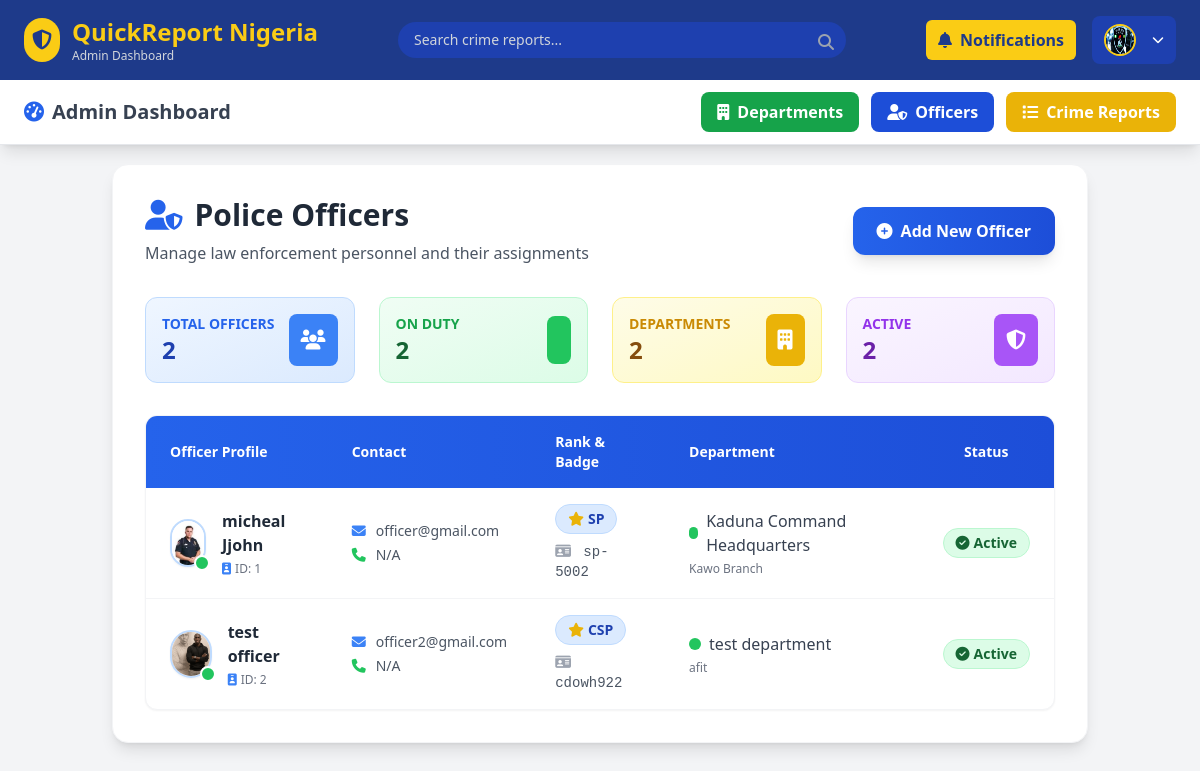
Screenshot of /officer-list (signed in) with the database file from the repository.
### crime_app/models.py (models this page shows, shortened)
class Officer(models.Model):
    RANK_CHOICES = [
        ('ASP', 'Assistant Superintendent of Police'),
        ('DSP', 'Deputy Superintendent of Police'),
        ('SP', 'Superintendent of Police'),
        ('CSP', 'Chief Superintendent of Police'),
        ('ACP', 'Assistant Commissioner of Police'),
        ('DCP', 'Deputy Commissioner of Police'),
        ('CP', 'Commissioner of Police'),
    ]
    user = models.OneToOneField(User, on_delete=models.CASCADE)
    rank = models.CharField(max_length=50, choices=RANK_CHOICES)
    badge_number = models.CharField(max_length=30, unique=True)
    department = models.ForeignKey('Department', on_delete=models.SET_NULL, null=True, blank=True, related_name='officers')
    profile_picture = models.ImageField(upload_to='officers/', blank=True, null=True)
    on_duty = models.BooleanField(default=True)

class User(AbstractUser):
    ROLE_CHOICES = (
        ('admin', 'Super Admin'),
        ('officer', 'Officer'),
        ('citizen', 'Citizen'),
    )
    role = models.CharField(max_length=20, choices=ROLE_CHOICES, default='citizen')
    phone = models.CharField(max_length=20, blank=True, null=True)
    address = models.TextField(blank=True, null=True)
    is_active = models.BooleanField(default=True)

class Department(models.Model):
    name = models.CharField(max_length=100, unique=True)
    location = models.CharField(max_length=150)
    contact_number = models.CharField(max_length=20, blank=True, null=True)
    established_date = models.DateField(blank=True, null=True)
    is_active = models.BooleanField(default=True)
    def __str__(self):
        return f"{self.name} ({'Active' if self.is_active else 'Suspended'})"

### crime_app/views.py (the view)
# urls.py: path('officer-list', views.officer_list, name='officer-list'),
def officer_list(request):
    if not request.user.is_authenticated or (not request.user.is_superuser and getattr(request.user, 'role', None) != 'admin'):
        messages.error(request, "Access denied. Admin privileges required.")
        return redirect('my-login')
    if request.method == 'POST':
        form = OfficerForm(request.POST, request.FILES)
        if form.is_valid():
            officer = form.save()
            messages.success(request, f"Officer {officer.user.get_full_name()} added successfully!")
            return redirect('officer-list')
    else:
        form = OfficerForm()
    officers = Officer.objects.all()
    return render(request, 'crime_app/adminPage/officer-list.html', {'form': form, 'officers': officers})

### crime_app/forms.py (shortened to what this page needs)
class OfficerForm(forms.ModelForm):
    first_name = forms.CharField(max_length=50)
    last_name = forms.CharField(max_length=50)
    email = forms.EmailField()
    password = forms.CharField(widget=forms.PasswordInput())
    class Meta:
        model = Officer
        fields = ['rank', 'badge_number', 'department', 'profile_picture']

### crime_app/context_processors.py (called while the page is built)
def officer_notifications(request):
    if request.user.is_authenticated and hasattr(request.user, 'officer'):
        officer = request.user.officer
        unread_count = officer.notifications.filter(is_read=False).count()
        recent_notifications = officer.notifications.order_by('-created_at')[:5]
    else:
        unread_count = 0
        recent_notifications = []
    return {
        'unread_count': unread_count,
        'recent_notifications': recent_notifications,
    }

### crime_app/templates/crime_app/adminPage/officer-list.html (shortened to what this page needs)
{% extends "crime_app/adminPage/base.html" %}
{% load static %}
{% load crispy_forms_tags %}
{% block content %}
<div class="bg-white rounded-2xl shadow-lg border border-gray-100 p-8">
  <div class="flex justify-between items-center mb-8">
    <div>
      <h1 class="text-3xl font-bold text-gray-800 flex items-center">
        <i class="fas fa-user-shield text-blue-600 mr-3"></i>
        Police Officers
      </h1>
      <p class="text-gray-600 mt-2">Manage law enforcement personnel and their assignments</p>
    </div>
    <button id="toggleFormBtn"
      class="bg-gradient-to-r from-blue-600 to-blue-700 hover:from-blue-700 hover:to-blue-800 text-white px-6 py-3 rounded-xl font-semibold transition-all duration-300 shadow-lg hover:shadow-xl flex items-center gap-2">
      <i class="fas fa-plus-circle"></i>
      Add New Officer
    </button>
  </div>
  <div class="grid grid-cols-1 md:grid-cols-4 gap-6 mb-8">
    <div class="bg-gradient-to-br from-blue-50 to-blue-100 border border-blue-200 rounded-xl p-4">
      <div class="flex items-center justify-between">
        <div>
          <p class="text-blue-600 text-sm font-semibold">TOTAL OFFICERS</p>
          <p class="text-2xl font-bold text-blue-800">{{ officers.count }}</p>
        </div>
        <div class="bg-blue-500 p-3 rounded-lg">
          <i class="fas fa-users text-white text-xl"></i>
        </div>
      </div>
    </div>
    <div class="bg-gradient-to-br from-green-50 to-green-100 border border-green-200 rounded-xl p-4">
      <div class="flex items-center justify-between">
        <div>
          <p class="text-green-600 text-sm font-semibold">ON DUTY</p>
          <p class="text-2xl font-bold text-green-800">
            {% with on_duty_count=officers|length|default:0 %}
              {{ on_duty_count }}
            {% endwith %}
          </p>
        </div>
        <div class="bg-green-500 p-3 rounded-lg">
        </div>
      </div>
    </div>
    <div class="bg-gradient-to-br from-yellow-50 to-yellow-100 border border-yellow-200 rounded-xl p-4">
      <div class="flex items-center justify-between">
        <div>
          <p class="text-yellow-600 text-sm font-semibold">DEPARTMENTS</p>
          <p class="text-2xl font-bold text-yellow-800">
            {% with dept_count=officers|dictsort:"department.id"|length %}
              {{ dept_count }}
            {% endwith %}
          </p>
        </div>
        <div class="bg-yellow-500 p-3 rounded-lg">
          <i class="fas fa-building text-white text-xl"></i>
        </div>
      </div>
    </div>
    <div class="bg-gradient-to-br from-purple-50 to-purple-100 border border-purple-200 rounded-xl p-4">
      <div class="flex items-center justify-between">
        <div>
          <p class="text-purple-600 text-sm font-semibold">ACTIVE</p>
          <p class="text-2xl font-bold text-purple-800">{{ officers.count }}</p>
        </div>
        <div class="bg-purple-500 p-3 rounded-lg">
          <i class="fas fa-shield-alt text-white text-xl"></i>
        </div>
      </div>
    </div>
  </div>
  <div class="bg-white rounded-xl shadow-sm border border-gray-100 overflow-hidden">
    <div class="overflow-x-auto">
      <table class="w-full">
        <thead class="bg-gradient-to-r from-blue-600 to-blue-700 text-white">
          <tr>
            <th class="px-6 py-4 text-left font-semibold text-sm">Officer Profile</th>
            <th class="px-6 py-4 text-left font-semibold text-sm">Contact</th>
            <th class="px-6 py-4 text-left font-semibold text-sm">Rank & Badge</th>
            <th class="px-6 py-4 text-left font-semibold text-sm">Department</th>
            <th class="px-6 py-4 text-center font-semibold text-sm">Status</th>
          </tr>
        </thead>
        <tbody class="divide-y divide-gray-100">
          {% for officer in officers %}
          <tr class="hover:bg-blue-50 transition duration-200 group">
            <td class="px-6 py-4">
              <div class="flex items-center space-x-4">
                <div class="relative">
                  {% if officer.profile_picture %}
                    <img src="{{ officer.profile_picture.url }}" alt="{{ officer.user.get_full_name }}"
                      class="w-12 h-12 rounded-full object-cover border-2 border-blue-200 shadow-sm">
                  {% else %}
                    <div class="w-12 h-12 rounded-full bg-gradient-to-br from-blue-500 to-blue-600 flex items-center justify-center border-2 border-blue-200">
                      <i class="fas fa-user text-white text-lg"></i>
                    </div>
                  {% endif %}
                  {% if officer.on_duty %}
                  <div class="absolute -bottom-1 -right-1 w-4 h-4 bg-green-500 rounded-full border-2 border-white"></div>
                  {% endif %}
                </div>
                <div>
                  <div class="font-semibold text-gray-800 group-hover:text-blue-700">{{ officer.user.get_full_name }}</div>
                  <div class="text-xs text-gray-500 flex items-center mt-1">
                    <i class="fas fa-id-badge mr-1 text-blue-500"></i>
                    ID: {{ officer.id }}
                  </div>
                </div>
              </div>
            </td>
            <td class="px-6 py-4">
              <div class="space-y-1">
                <div class="flex items-center text-sm text-gray-600">
                  <i class="fas fa-envelope mr-2 text-blue-500 w-4"></i>
                  {{ officer.user.email|default:"N/A" }}
                </div>
                <div class="flex items-center text-sm text-gray-600">
                  <i class="fas fa-phone mr-2 text-green-500 w-4"></i>
                  {{ officer.user.phone|default:"N/A" }}
                </div>
              </div>
            </td>
            <td class="px-6 py-4">
              <div class="space-y-2">
                <span class="inline-flex items-center px-3 py-1 rounded-full text-sm font-semibold bg-blue-100 text-blue-800 border border-blue-200">
                  <i class="fas fa-star mr-1 text-yellow-500"></i>
                  {{ officer.rank }}
                </span>
                <div class="text-sm text-gray-600 font-mono">
                  <i class="fas fa-id-card mr-1 text-gray-400"></i>
                  {{ officer.badge_number }}
                </div>
              </div>
            </td>
            <td class="px-6 py-4">
              <div class="flex items-center space-x-2">
                <div class="w-3 h-3 bg-green-500 rounded-full"></div>
                <span class="font-medium text-gray-700">{{ officer.department.name }}</span>
              </div>
              <div class="text-xs text-gray-500 mt-1">{{ officer.department.location|default:"" }}</div>
            </td>
            <td class="px-6 py-4 text-center">
              {% if officer.on_duty %}
              <span class="inline-flex items-center px-3 py-1 rounded-full text-sm font-semibold bg-green-100 text-green-800 border border-green-200">
                <i class="fas fa-check-circle mr-1"></i>
                Active
              </span>
              {% else %}
              <span class="inline-flex items-center px-3 py-1 rounded-full text-sm font-semibold bg-red-100 text-red-800 border border-red-200">
                <i class="fas fa-clock mr-1"></i>
                Off Duty
              </span>
              {% endif %}
            </td>
          </tr>
          {% endfor %}
        </tbody>
      </table>
    </div>
  </div>
</div>
{% endblock %}

### crime_app/templates/crime_app/adminPage/base.html (style rules this page uses)
body { padding-top: 140px; }

### crime_app/templates/crime_app/adminPage/officer-list.html (style rules this page uses)
.transition { transition: all 0.3s ease; }

### rows the page displays
Officer: profile_picture (picture), on_duty True (drawn), user.get_full_name "micheal Jjohn", id "1", user.email "officer@gmail.com", user.phone "N/A", rank "SP", badge_number "sp-5002", department.name "Kaduna Command Headquarters", department.location "Kawo Branch"
Officer: profile_picture (picture), on_duty True (drawn), user.get_full_name "test officer", id "2", user.email "officer2@gmail.com", user.phone "N/A", rank "CSP", badge_number "cdowh922", department.name "test department", department.location "afit"

### other values shown
{{ officers.count }} "2"
{{ on_duty_count }} "2"
{{ dept_count }} "2"
